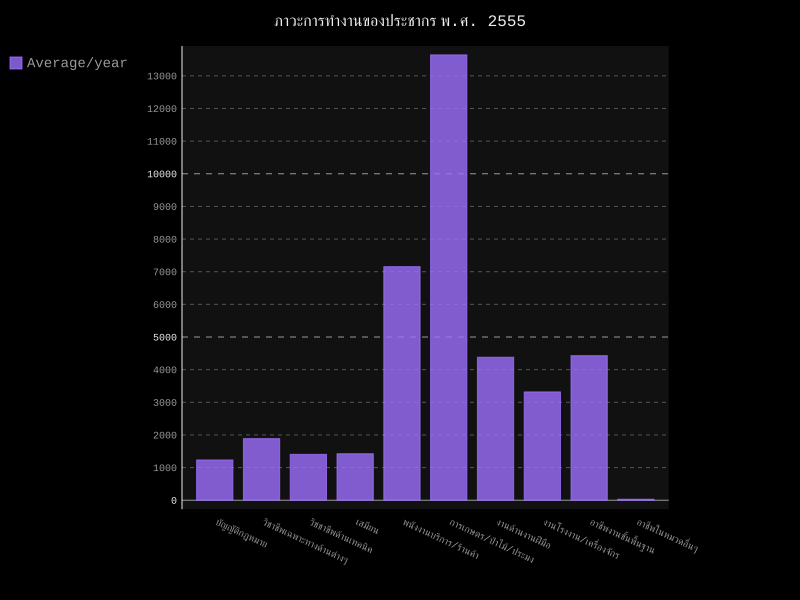

This chart was generated by the following Python code:
"""analyse data"""
import pygal
from pygal.style import RotateStyle, DarkStyle
from xlrd import open_workbook
def make_graph():
    """make graph in section center"""

    #open worksheet
    book = open_workbook('D:/PSIIT/job55_2.xlsx')
    sheet = book.sheet_by_index(0) #select sheet
    law = [sheet.cell(1, col_index).value for col_index in range(1, 12)]
    profess = [sheet.cell(2, col_index).value for col_index in range(1, 12)]
    tech = [sheet.cell(3, col_index).value for col_index in range(1, 12)]
    clerk = [sheet.cell(4, col_index).value for col_index in range(1, 12)]
    market = [sheet.cell(5, col_index).value for col_index in range(1, 12)]
    fishing = [sheet.cell(6, col_index).value for col_index in range(1, 12)]
    business = [sheet.cell(7, col_index).value for col_index in range(1, 12)]
    fact = [sheet.cell(8, col_index).value for col_index in range(1, 12)]
    sale = [sheet.cell(9, col_index).value for col_index in range(1, 12)]
    other = [sheet.cell(10, col_index).value for col_index in range(1, 12)]

    #make graph
    neon_lighten_style = RotateStyle('#9e6ffe', base_style=DarkStyle)
    line_chart = pygal.Bar(x_label_rotation=25, style=neon_lighten_style) #style's graph
    line_chart.title = 'ภาวะการทำงานของประชากร พ.ศ. 2555'
    career = []
    count_law = 0
    count_profess = 0
    count_tech = 0
    count_clerk = 0
    count_market = 0
    count_fishing = 0
    count_business = 0
    count_fact = 0
    count_sale = 0
    count_other = 0
    #แกนx
    for i in [sheet.cell(col_index, 0).value for col_index in range(1, 11)]:
        career.append(i)
    #ave per month
    for i in law:
        count_law += i
    count_law = float("%.2f" %(count_law/11))
    for i in profess:
        count_profess += i
    count_profess = float("%.2f" %(count_profess/11))
    for i in tech:
        count_tech += i
    count_tech = float("%.2f" %(count_tech/11))
    for i in clerk:
        count_clerk += i
    count_clerk = float("%.2f" %(count_clerk/11))
    for i in market:
        count_market += i
    count_market = float("%.2f" %(count_market/11))
    for i in fishing:
        count_fishing += i
    count_fishing = float("%.2f" %(count_fishing/11))
    for i in business:
        count_business += i
    count_business = float("%.2f" %(count_business/11))
    for i in fact:
        count_fact += i
    count_fact = float("%.2f" %(count_fact/11))
    for i in sale:
        count_sale += i
    count_sale = float("%.2f" %(count_sale/11))
    for i in other:
        count_other += i
    count_other = float("%.2f" %(count_other/11))

    
    line_chart.x_labels = map(str, career)
    line_chart.add('Average/year', [count_law, count_profess, count_tech, count_clerk, count_market,\
                           count_fishing, count_business, count_fact, count_sale, count_other])
    line_chart.render_to_file('ave55.svg')

make_graph()
